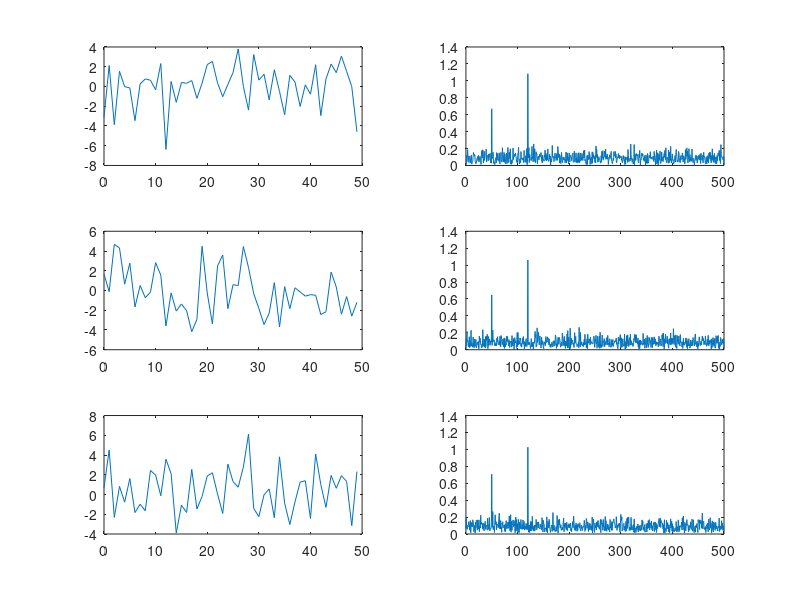
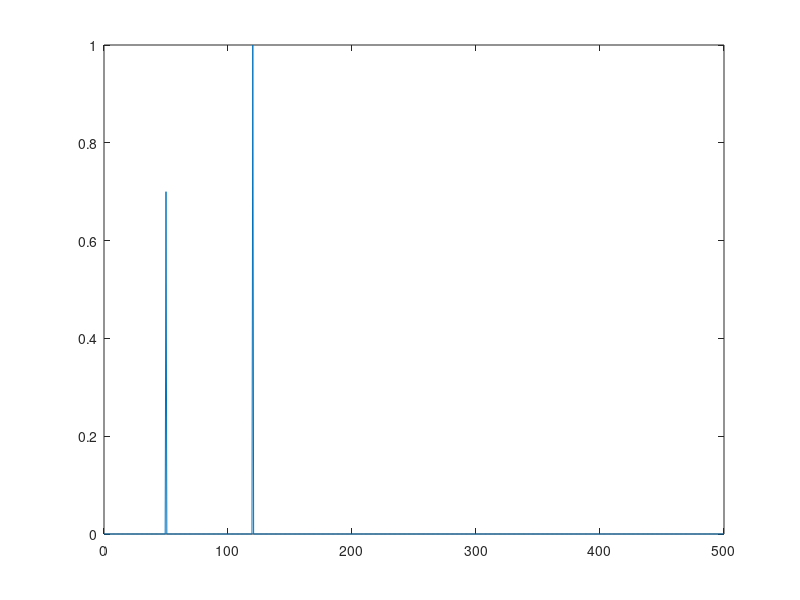

Reproduce these figures in MATLAB, in order.
% Get Data
Fs = 1000;
T = 1/Fs;
L = 1500;
t = (0:L - 1) * T;
timeAmt = 50;

S = 0.7 * sin(2 * pi * 50 * t) + sin(2 * pi * 120 * t);
X = S + 2 * randn(size(t));

subplot(3, 2, 1);
plot(1000 * t(1:50), X(1:50));

% Noisy Amplitudes
Y = fft(X);
P2 = abs(Y / L);
P1 = P2(1 : L / 2 + 1);
P1(2:end - 1) = 2 * P1(2 : end - 1);

f = Fs * (0 : (L / 2)) / L;

subplot(3, 2, 2)
plot(f, P1);

% Get Data
Fs = 1000;
T = 1/Fs;
L = 1500;
t = (0:L - 1) * T;
timeAmt = 50;

S = 0.7 * sin(2 * pi * 50 * t) + sin(2 * pi * 120 * t);
X = S + 2 * randn(size(t));

subplot(3, 2, 3);
plot(1000 * t(1:50), X(1:50));

% Noisy Amplitudes
Y = fft(X);
P2 = abs(Y / L);
P1 = P2(1 : L / 2 + 1);
P1(2:end - 1) = 2 * P1(2 : end - 1);

f = Fs * (0 : (L / 2)) / L;

subplot(3, 2, 4)
plot(f, P1);

% Get Data
Fs = 1000;
T = 1/Fs;
L = 1500;
t = (0:L - 1) * T;
timeAmt = 50;

S = 0.7 * sin(2 * pi * 50 * t) + sin(2 * pi * 120 * t);
X = S + 2 * randn(size(t));

subplot(3, 2, 5);
plot(1000 * t(1:50), X(1:50));

% Noisy Amplitudes
Y = fft(X);
P2 = abs(Y / L);
P1 = P2(1 : L / 2 + 1);
P1(2:end - 1) = 2 * P1(2 : end - 1);

f = Fs * (0 : (L / 2)) / L;

subplot(3, 2, 6)
plot(f, P1);

% Actual Signal
Y = fft(S);
P2 = abs(Y / L);
P1 = P2(1 : L / 2 + 1);
P1(2:end - 1) = 2 * P1(2 : end - 1);

f = Fs * (0 : (L / 2)) / L;

figure()
plot(f, P1);
